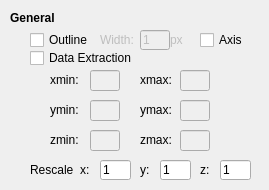
              <widget class="QWidget" name="widget_9" native="true">
               <property name="enabled">
                <bool>true</bool>
               </property>
               <property name="minimumSize">
                <size>
                 <width>269</width>
                 <height>190</height>
                </size>
               </property>
               <property name="maximumSize">
                <size>
                 <width>269</width>
                 <height>16777215</height>
                </size>
               </property>
               <property name="layoutDirection">
                <enum>Qt::LeftToRight</enum>
               </property>
               <widget class="QLabel" name="label_22">
                <property name="geometry">
                 <rect>
                  <x>140</x>
                  <y>130</y>
                  <width>40</width>
                  <height>20</height>
                 </rect>
                </property>
                <property name="maximumSize">
                 <size>
                  <width>50</width>
                  <height>16777215</height>
                 </size>
                </property>
                <property name="text">
                 <string>zmax:</string>
                </property>
               </widget>
               <widget class="QLineEdit" name="xmin_LE">
                <property name="enabled">
                 <bool>false</bool>
                </property>
                <property name="geometry">
                 <rect>
                  <x>90</x>
                  <y>70</y>
                  <width>30</width>
                  <height>21</height>
                 </rect>
                </property>
                <property name="minimumSize">
                 <size>
                  <width>0</width>
                  <height>0</height>
                 </size>
                </property>
                <property name="maximumSize">
                 <size>
                  <width>50</width>
                  <height>16777215</height>
                 </size>
                </property>
                <property name="text">
                 <string/>
                </property>
               </widget>
               <widget class="QCheckBox" name="axis_CB">
                <property name="geometry">
                 <rect>
                  <x>200</x>
                  <y>30</y>
                  <width>50</width>
                  <height>20</height>
                 </rect>
                </property>
                <property name="toolTip">
                 <string>Check to show the xyz axis representation.</string>
                </property>
                <property name="text">
                 <string>Axis</string>
                </property>
               </widget>
               <widget class="QLabel" name="label_18">
                <property name="geometry">
                 <rect>
                  <x>50</x>
                  <y>70</y>
                  <width>40</width>
                  <height>20</height>
                 </rect>
                </property>
                <property name="maximumSize">
                 <size>
                  <width>50</width>
                  <height>16777215</height>
                 </size>
                </property>
                <property name="text">
                 <string>xmin:</string>
                </property>
               </widget>
               <widget class="QCheckBox" name="extract_CB">
                <property name="geometry">
                 <rect>
                  <x>30</x>
                  <y>50</y>
                  <width>131</width>
                  <height>16</height>
                 </rect>
                </property>
                <property name="toolTip">
                 <string>Check to specify the range of data to be visualized</string>
                </property>
                <property name="text">
                 <string>Data Extraction</string>
                </property>
               </widget>
               <widget class="QLabel" name="label_21">
                <property name="geometry">
                 <rect>
                  <x>50</x>
                  <y>100</y>
                  <width>40</width>
                  <height>20</height>
                 </rect>
                </property>
                <property name="maximumSize">
                 <size>
                  <width>50</width>
                  <height>16777215</height>
                 </size>
                </property>
                <property name="text">
                 <string>ymin:</string>
                </property>
               </widget>
               <widget class="QLabel" name="label_23">
                <property name="geometry">
                 <rect>
                  <x>50</x>
                  <y>130</y>
                  <width>40</width>
                  <height>20</height>
                 </rect>
                </property>
                <property name="maximumSize">
                 <size>
                  <width>50</width>
                  <height>16777215</height>
                 </size>
                </property>
                <property name="text">
                 <string>zmin:</string>
                </property>
               </widget>
               <widget class="QLabel" name="label_20">
                <property name="geometry">
                 <rect>
                  <x>140</x>
                  <y>100</y>
                  <width>40</width>
                  <height>20</height>
                 </rect>
                </property>
                <property name="maximumSize">
                 <size>
                  <width>50</width>
                  <height>16777215</height>
                 </size>
                </property>
                <property name="text">
                 <string>ymax:</string>
                </property>
               </widget>
               <widget class="QLineEdit" name="xmax_LE">
                <property name="enabled">
                 <bool>false</bool>
                </property>
                <property name="geometry">
                 <rect>
                  <x>180</x>
                  <y>70</y>
                  <width>30</width>
                  <height>21</height>
                 </rect>
                </property>
                <property name="minimumSize">
                 <size>
                  <width>0</width>
                  <height>0</height>
                 </size>
                </property>
                <property name="maximumSize">
                 <size>
                  <width>50</width>
                  <height>16777215</height>
                 </size>
                </property>
               </widget>
               <widget class="QLineEdit" name="zmax_LE">
                <property name="enabled">
                 <bool>false</bool>
                </property>
                <property name="geometry">
                 <rect>
                  <x>180</x>
                  <y>130</y>
                  <width>30</width>
                  <height>21</height>
                 </rect>
                </property>
                <property name="minimumSize">
                 <size>
                  <width>0</width>
                  <height>0</height>
                 </size>
                </property>
                <property name="maximumSize">
                 <size>
                  <width>50</width>
                  <height>16777215</height>
                 </size>
                </property>
               </widget>
               <widget class="QLineEdit" name="zmin_LE">
                <property name="enabled">
                 <bool>false</bool>
                </property>
                <property name="geometry">
                 <rect>
                  <x>90</x>
                  <y>130</y>
                  <width>30</width>
                  <height>21</height>
                 </rect>
                </property>
                <property name="minimumSize">
                 <size>
                  <width>0</width>
                  <height>0</height>
                 </size>
                </property>
                <property name="maximumSize">
                 <size>
                  <width>50</width>
                  <height>16777215</height>
                 </size>
                </property>
               </widget>
               <widget class="QLabel" name="label_19">
                <property name="geometry">
                 <rect>
                  <x>140</x>
                  <y>70</y>
                  <width>40</width>
                  <height>20</height>
                 </rect>
                </property>
                <property name="maximumSize">
                 <size>
                  <width>50</width>
                  <height>16777215</height>
                 </size>
                </property>
                <property name="text">
                 <string>xmax:</string>
                </property>
               </widget>
               <widget class="QCheckBox" name="outline_CB">
                <property name="geometry">
                 <rect>
                  <x>30</x>
                  <y>30</y>
                  <width>70</width>
                  <height>20</height>
                 </rect>
                </property>
                <property name="toolTip">
                 <string>Check to show the domain outline of visualizing data.</string>
                </property>
                <property name="text">
                 <string>Outline</string>
                </property>
               </widget>
               <widget class="QLineEdit" name="ymax_LE">
                <property name="enabled">
                 <bool>false</bool>
                </property>
                <property name="geometry">
                 <rect>
                  <x>180</x>
                  <y>100</y>
                  <width>30</width>
                  <height>21</height>
                 </rect>
                </property>
                <property name="minimumSize">
                 <size>
                  <width>0</width>
                  <height>0</height>
                 </size>
                </property>
                <property name="maximumSize">
                 <size>
                  <width>50</width>
                  <height>16777215</height>
                 </size>
                </property>
               </widget>
               <widget class="QLineEdit" name="ymin_LE">
                <property name="enabled">
                 <bool>false</bool>
                </property>
                <property name="geometry">
                 <rect>
                  <x>90</x>
                  <y>100</y>
                  <width>30</width>
                  <height>21</height>
                 </rect>
                </property>
                <property name="minimumSize">
                 <size>
                  <width>0</width>
                  <height>0</height>
                 </size>
                </property>
                <property name="maximumSize">
                 <size>
                  <width>50</width>
                  <height>16777215</height>
                 </size>
                </property>
               </widget>
               <widget class="QLabel" name="label_6">
                <property name="geometry">
                 <rect>
                  <x>10</x>
                  <y>10</y>
                  <width>59</width>
                  <height>16</height>
                 </rect>
                </property>
                <property name="font">
                 <font>
                  <weight>75</weight>
                  <bold>true</bold>
                 </font>
                </property>
                <property name="text">
                 <string>General</string>
                </property>
               </widget>
               <widget class="QLabel" name="label">
                <property name="geometry">
                 <rect>
                  <x>30</x>
                  <y>160</y>
                  <width>47</width>
                  <height>20</height>
                 </rect>
                </property>
                <property name="text">
                 <string>Rescale</string>
                </property>
               </widget>
               <widget class="QLabel" name="label_2">
                <property name="geometry">
                 <rect>
                  <x>80</x>
                  <y>160</y>
                  <width>20</width>
                  <height>20</height>
                 </rect>
                </property>
                <property name="text">
                 <string>x:</string>
                </property>
               </widget>
               <widget class="QLineEdit" name="rescaleX_LE">
                <property name="geometry">
                 <rect>
                  <x>100</x>
                  <y>160</y>
                  <width>31</width>
                  <height>20</height>
                 </rect>
                </property>
                <property name="text">
                 <string>1</string>
                </property>
               </widget>
               <widget class="QLineEdit" name="rescaleY_LE">
                <property name="geometry">
                 <rect>
                  <x>160</x>
                  <y>160</y>
                  <width>31</width>
                  <height>20</height>
                 </rect>
                </property>
                <property name="text">
                 <string>1</string>
                </property>
               </widget>
               <widget class="QLabel" name="label_9">
                <property name="geometry">
                 <rect>
                  <x>140</x>
                  <y>160</y>
                  <width>20</width>
                  <height>20</height>
                 </rect>
                </property>
                <property name="text">
                 <string>y:</string>
                </property>
               </widget>
               <widget class="QLineEdit" name="rescaleZ_LE">
                <property name="geometry">
                 <rect>
                  <x>220</x>
                  <y>160</y>
                  <width>31</width>
                  <height>20</height>
                 </rect>
                </property>
                <property name="text">
                 <string>1</string>
                </property>
               </widget>
               <widget class="QLabel" name="label_10">
                <property name="geometry">
                 <rect>
                  <x>200</x>
                  <y>160</y>
                  <width>20</width>
                  <height>20</height>
                 </rect>
                </property>
                <property name="text">
                 <string>z:</string>
                </property>
               </widget>
               <widget class="QLabel" name="outlinePx_LB">
                <property name="enabled">
                 <bool>false</bool>
                </property>
                <property name="geometry">
                 <rect>
                  <x>170</x>
                  <y>30</y>
                  <width>21</width>
                  <height>20</height>
                 </rect>
                </property>
                <property name="text">
                 <string>px</string>
                </property>
               </widget>
               <widget class="QLineEdit" name="outlineWidth_LE">
                <property name="enabled">
                 <bool>false</bool>
                </property>
                <property name="geometry">
                 <rect>
                  <x>140</x>
                  <y>30</y>
                  <width>30</width>
                  <height>20</height>
                 </rect>
                </property>
                <property name="text">
                 <string>1</string>
                </property>
               </widget>
               <widget class="QLabel" name="outlineWidth_LB">
                <property name="enabled">
                 <bool>false</bool>
                </property>
                <property name="geometry">
                 <rect>
                  <x>100</x>
                  <y>30</y>
                  <width>40</width>
                  <height>20</height>
                 </rect>
                </property>
                <property name="text">
                 <string>Width:</string>
                </property>
               </widget>
              </widget>
